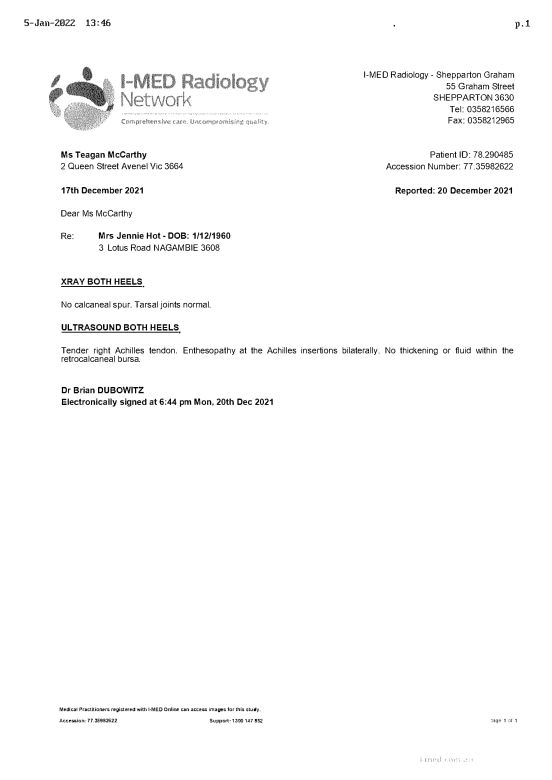
#> input picture template/test-template-2.jpg, 1655 x 2340 px (shown at 1/3 size)
$ python RegionSelector.py
#> lines starting #> are read from the running program, lines starting #| are printed output that depends on the picture
import cv2
import random

scale = 0.4
circles = []
counter = 0
counter2 = 0
point1 = []
point2 = []
myPoints = []
myColor = []


def mousePoints(event, x, y, flags, params):
    global counter, point1, point2, counter2, circles, myColor
    if event == cv2.EVENT_LBUTTONDOWN:
        if counter == 0:
            point1 = int(x // scale), int(y // scale)
            counter += 1
            myColor = (random.randint(0, 2) * 200, random.randint(0, 2) * 200, random.randint(0, 2) * 200)

        elif counter == 1:
            point2 = int(x // scale), int(y // scale)
            type = input('Enter Type')
            name = input('Enter Name')
            myPoints.append([point1, point2, type, name])
            counter = 0
        circles.append([x, y, myColor])
        counter2 += 1


img = cv2.imread("template/test-template-2.jpg")
#> img is the input picture: shape (2340, 1655, 3); min 0, max 255, mean 250.4
img = cv2.resize(img, (0, 0), None, scale, scale)
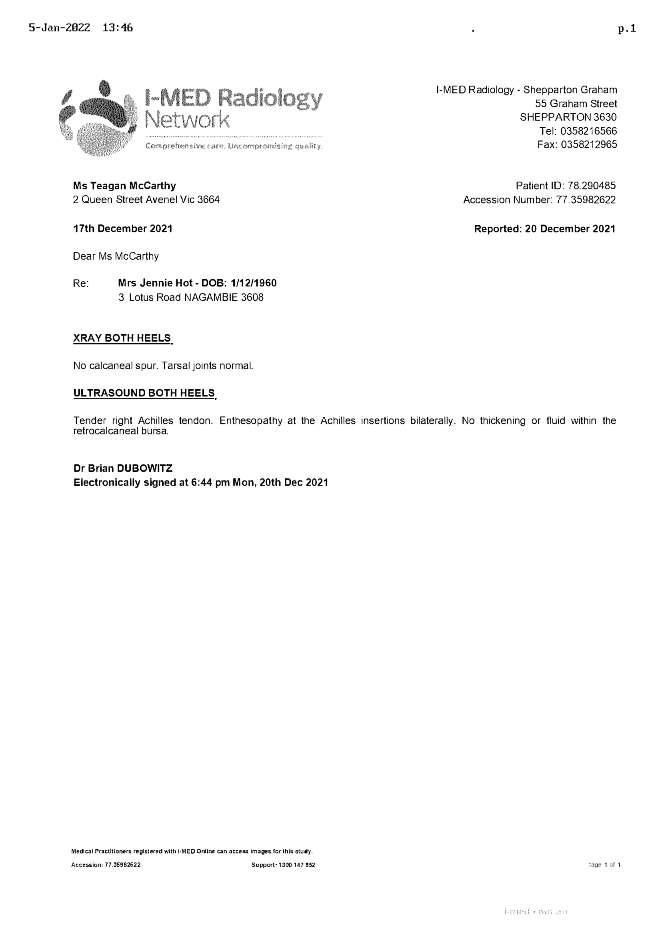
#> img: shape (936, 662, 3); min 0, max 255, mean 250.4

while True:
    # Displays Points
    for x, y, color in circles:
        cv2.circle(img, (x, y), 3, color, cv2.FILLED)
    cv2.imshow("Original Image ", img)
    cv2.setMouseCallback("Original Image ", mousePoints)
    if cv2.waitKey(1) & 0xFF == ord('s'):
#> (key Esc is pressed here)
        print(myPoints)
        break

$ run again, with template/test-template-1.jpg copied over template/test-template-2.jpg
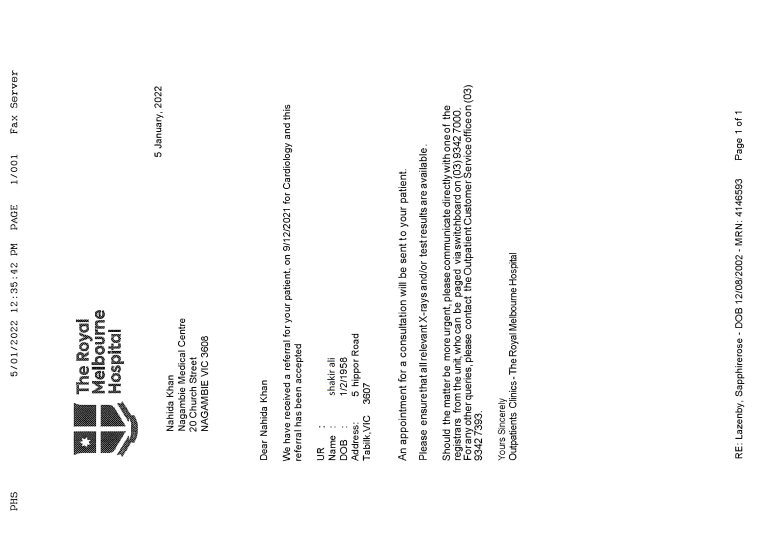
#> input picture template/test-template-1.jpg, 2340 x 1655 px (shown at 1/3 size)
#> img is the input picture: shape (1655, 2340, 3); mean B, G, R 248.5, 248.5, 248.5
#> `img = cv2.resize(img, (0, 0), None, scale, scale)`:
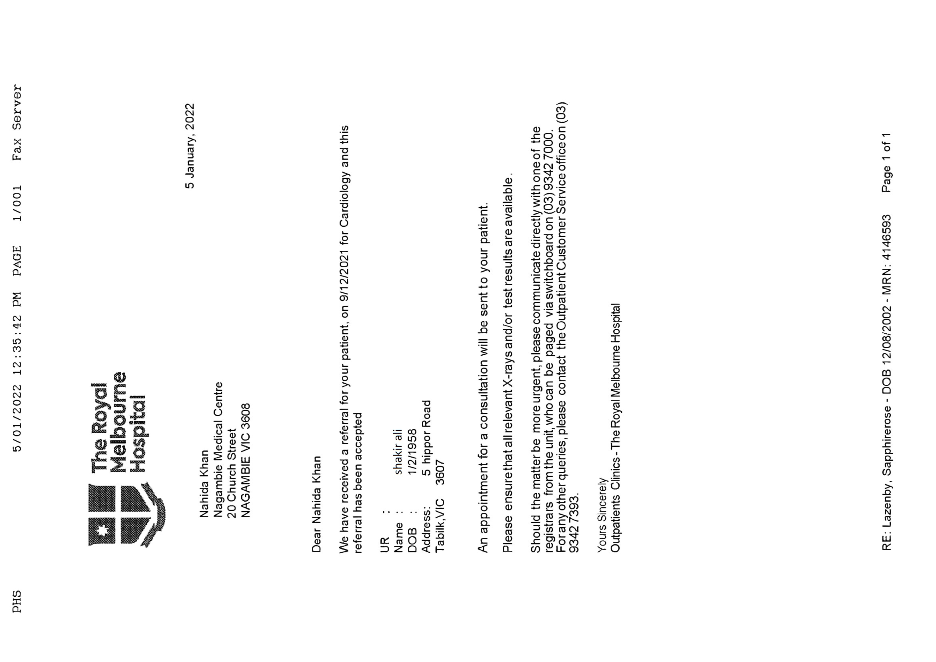
#> img: shape (662, 936, 3); mean B, G, R 248.5, 248.5, 248.5

$ run again, with template/test-template-3.jpg copied over template/test-template-2.jpg
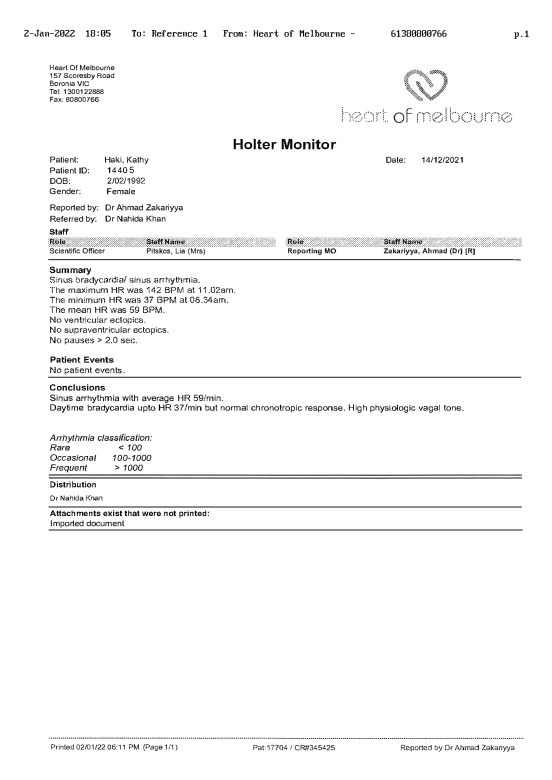
#> input picture template/test-template-3.jpg, 1655 x 2340 px (shown at 1/3 size)
#> img is the input picture: shape (2340, 1655, 3); min 0, max 255, mean 247.8
#> `img = cv2.resize(img, (0, 0), None, scale, scale)`:
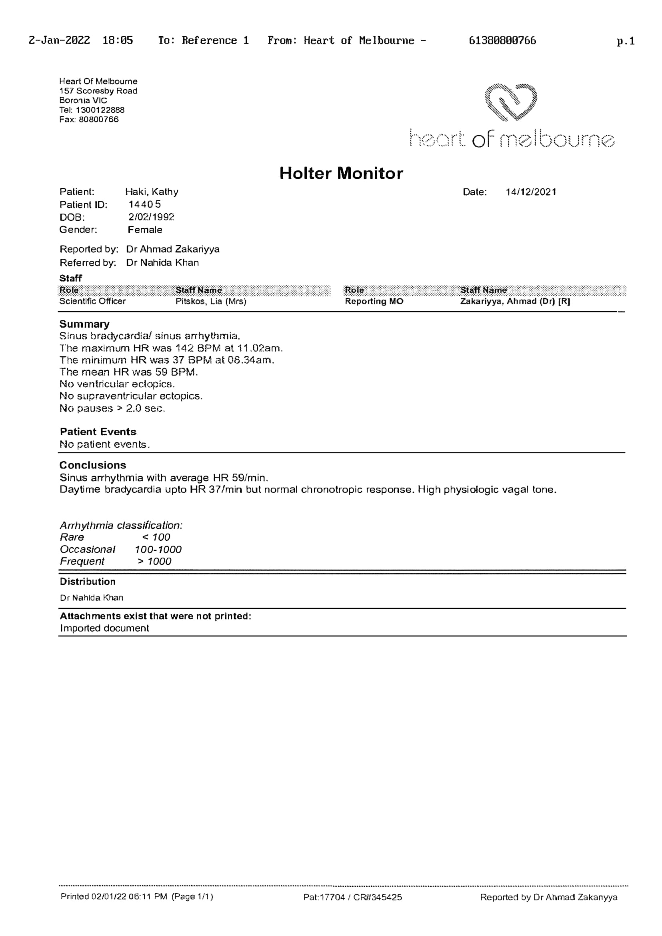
#> img: shape (936, 662, 3); min 0, max 255, mean 247.9

$ run again, with template/test-template-4.jpg copied over template/test-template-2.jpg
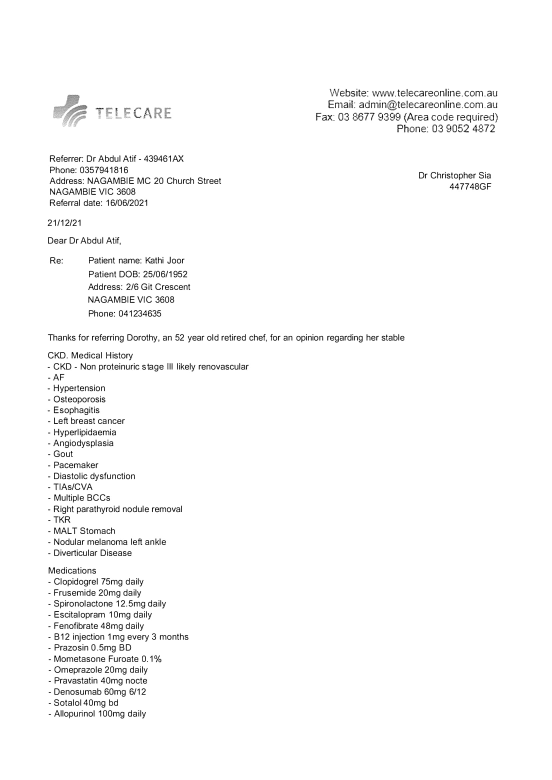
#> input picture template/test-template-4.jpg, 1655 x 2340 px (shown at 1/3 size)
#> img is the input picture: shape (2340, 1655, 3); min 0, max 255, mean 249.6
#> `img = cv2.resize(img, (0, 0), None, scale, scale)`:
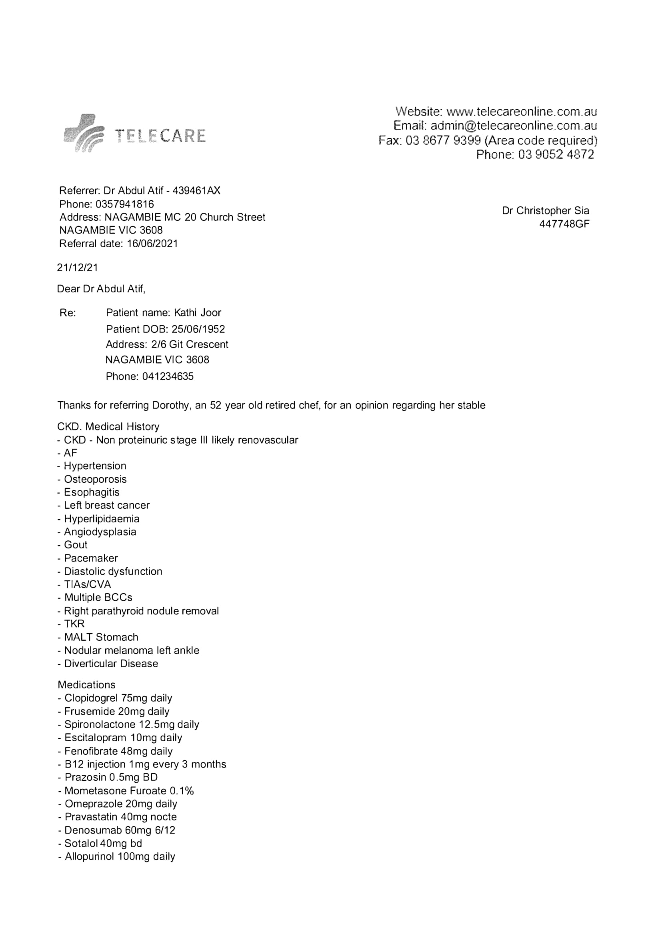
#> img: shape (936, 662, 3); min 0, max 255, mean 249.6
